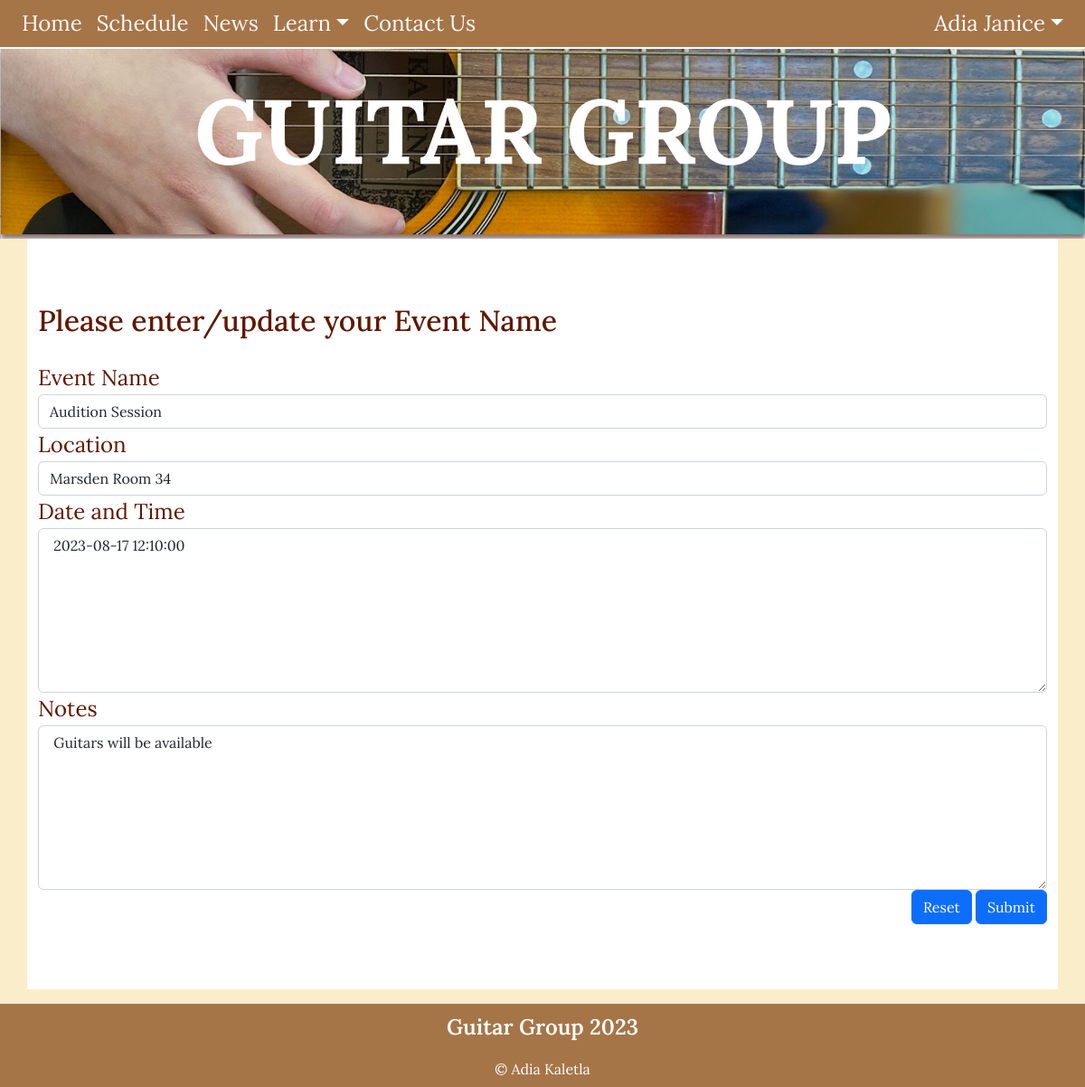
Page /schedule_cud?id=2&task=update (signed in) on the committed database.
### tables this page shows
CREATE TABLE schedule(
    schedule_id integer primary key autoincrement not null,
    event_name text not null,
    location text not null,
    date_time date not null,
    notes text,
    member_id integer,
    foreign key(member_id) references member(member_id)
);

### server.py (the view, shortened to what this page needs)
@app.route('/schedule_cud', methods=['GET', 'POST'])
def schedule_cud():
    data = request.args
    required_keys = ['id', 'task']
    for k in required_keys:
        if k not in data.keys():
            message = "Do not know what to do with create read update on news (key not present)"
            return render_template('error.html', message=message)
    if request.method == "GET":
        if data['task'] == 'delete':
            sql = "delete from schedule where schedule_id = ?"
            values_tuple = (data['id'],)
            run_commit_query(sql, values_tuple, db_path)
            return redirect(url_for('schedule'))
        elif data['task'] == 'update':
            sql = """ select event_name, location, date_time,notes from schedule where schedule_id=?"""
            values_tuple = (data['id'],)
            result = run_search_query_tuples(sql, values_tuple, db_path, True)
            result = result[0]
            return render_template("schedule_cud.html",
                                   **result,
                                   id=data['id'],
                                   task=data['task'])
        else:
            message = "Unrecognised task coming from news page"
            return render_template('error.html', message=message)
    return render_template("schedule_cud.html")

### db_functions.py (called while the page is built)
def run_search_query_tuples(sql_query, values_tuple, file_path, rowfactory=False):
    try:
        db = sqlite3.connect(file_path)
        if rowfactory:
            db.row_factory = sqlite3.Row
        cursor = db.cursor()
        cursor.execute(sql_query, values_tuple)
        result = cursor.fetchall()
        cursor.close()
    except sqlite3.Error as error:
        print("Error running search query tuples: {}".format(error))
        return None
    db.close()
    if result is None:
        print("No search values were found")
    return result

### templates/schedule_cud.html (shortened to what this page needs)
{% extends "layout.html" %}
{% block banner%}
static/images/mainbanner.jpg
{% endblock %}
{% block content%}
<div class="container-lg py-sm-5 py-1">
  <div class="schedule p=4 my-4">
    <h2>Please enter/update your Event Name</h2>
    <form action="{{url_for('schedule_cud', id=id, task=task)}}" method="POST">
      <div>
        <label for="event_name" class="form=label">Event Name</label>
        <input type="text" class="form-control" id="event_name" name="event_name" placeholder="" value="{{event_name}}" required>
      </div>
      <div>
        <label for="location" class="form=label">Location</label>
        <input type="text" class="form-control" id="location" name="location" placeholder="" value="{{location}}" required>
      </div>
      <div>
        <label for="date_time" class="form=label">Date and Time </label>
        <textarea class="form-control" id="date_time" name="date_time" rows="7" required> {{date_time}} </textarea>
      </div>
      <div>
        <label for="notes" class="form=label">Notes</label>
        <textarea class="form-control" id="notes" name="notes" rows="7" required> {{notes}} </textarea>
      </div>
      <div class="text-end">
        <button type="reset" class="btn btn-primary"> Reset </button>
        <button type="submit" class="btn btn-primary"> Submit </button>
      </div>
    </form>
  </div>
</div>
{% endblock %}

### static/styles.css (style rules this page uses)
:root { --dutch-white: rgb(250, 237, 202); --charcol: rgb(54, 70, 82); --chamoisee: rgb(165, 117, 72); --black-bean: rgb(43, 5, 4); --blood-red: rgb(96, 23, 0); }
body { font-family: 'Lora', sans-serif; font-size: 100%; background-color: var(--dutch-white); }
.body-text, label { font-size: 1.5em; text-align: center; color:var(--blood-red); }
.contact-text, label { font-size: 1.5em; text-align: left; font-weight: 400; color:var(--blood-red); }
h2 { font-size: 2em; color:var(--blood-red); text-align: left; font-weight: 500; margin-bottom: 0.8em; }
.container-lg { background-color:rgb(255,255,255); overflow: auto; }

### rows in the picture
schedule: event_name "Audition Session", location "Marsden Room 34", date_time "2023-08-17 12:10:00", notes "Guitars will be available"

### other values in the picture
{{ session['name'] }} "Adia Janice"
